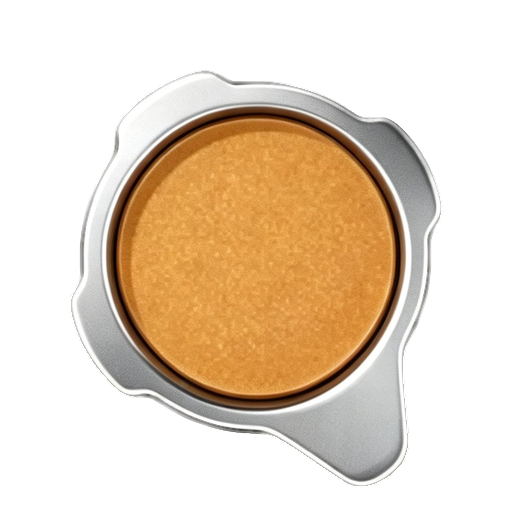
#> input picture Resources/knob_api215.png, 512 x 512 px; its folder holds 4 pictures in this run
$ python clean_knob_edges.py
#> lines starting #> are read from the running program, lines starting #| are printed output that depends on the picture; after the words box and inside, x2 and y2 are one past the last pixel; in counts of white or black regions, pixels touching at a corner belong together
# -*- coding: utf-8 -*-
"""旋钮贴图边缘去毛刺：
1) alpha 收边 1px（MinFilter）+ 轻羽化 —— 去掉抠图残留的亮色镶边带；
2) 镶边/透明区 RGB 用不透明区颜色扩散回填 —— 缩放插值不再泛出背景色。
只动 alpha 边缘与透明区，内部像素原样保留。"""
from PIL import Image, ImageFilter
import numpy as np, glob, os, shutil

FILES = ["knob_api215", "knob_api_air", "knob_api_freq", "knob_api_gain",
         "knob_bandwidth", "knob_blue", "knob_blue_glass", "knob_manley", "knob_red"]
RES = os.path.join(os.path.dirname(__file__), "..", "Resources")
BAK = os.path.join(os.path.dirname(__file__), "backup_knobs")
os.makedirs(BAK, exist_ok=True)


def diffuse(rgb, known, iters=80):
    """把 known 区的 RGB 扩散到未知区（简单迭代平均）。"""
    f = rgb.astype(np.float64) * known[:, :, None]
    w = known.astype(np.float64)
    for _ in range(iters):
        fs = np.zeros_like(f); ws = np.zeros_like(w)
        for dy in (-1, 0, 1):
            for dx in (-1, 0, 1):
                fs += np.roll(np.roll(f, dy, 0), dx, 1)
                ws += np.roll(np.roll(w, dy, 0), dx, 1)
        ok = ws > 0
        ok3 = ok[:, :, None]
        new = np.where(ok3, fs / np.maximum(ws, 1e-9)[:, :, None], f)
        f = np.where(known[:, :, None], f, new)
        w = np.where(known, w, ok.astype(np.float64))   # 已扩散到的像素视为已知
    return f


for name in FILES:
    path = os.path.join(RES, name + ".png")
    bak = os.path.join(BAK, name + ".png")
    if not os.path.exists(bak):
        shutil.copy2(path, bak)

    im = Image.open(path).convert("RGBA")
#> im is the input picture: PIL image 512x512 RGBA; mean R, G, B, A 87.2, 69.8, 49.8, 109.6
    arr = np.array(im)
    a = arr[:, :, 3].copy()
    rgb = arr[:, :, :3]
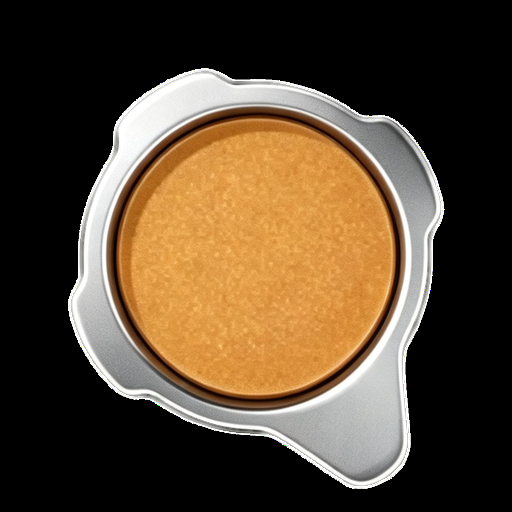
#> rgb: shape (512, 512, 3); mean R, G, B 87.2, 69.8, 49.8

    # 1) alpha 收边 + 羽化
    a_im = Image.fromarray(a, "L").filter(ImageFilter.MinFilter(3)) \
                .filter(ImageFilter.GaussianBlur(0.7))
    a2 = np.array(a_im)
    a2[a2 < 8] = 0
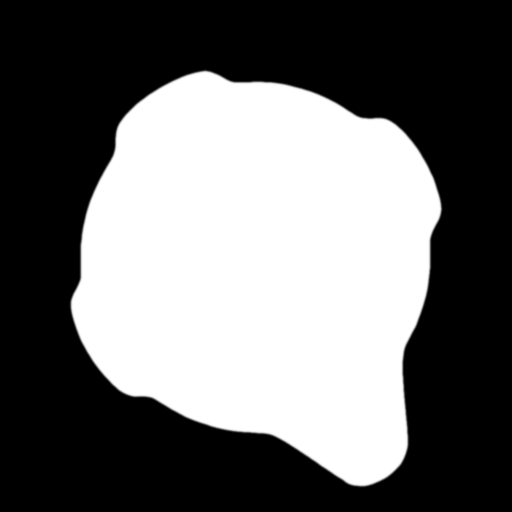
#> a2: shape (512, 512); min 0, max 255, mean 108.1

    # 2) 颜色扩散回填（known = 原始不透明区，回填整个非不透明区）
    known = a >= 250
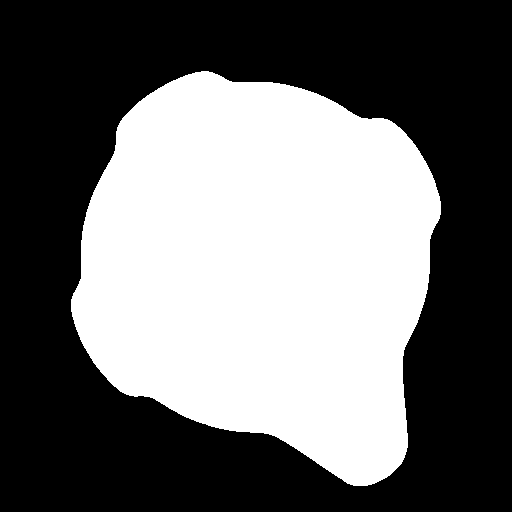
#> known: shape (512, 512) bool; 42.5% white; 1 white region, box (x1, y1, x2, y2) and area: (71, 71, 441, 486) 111385
    fill = diffuse(rgb, known)
#> the loop in diffuse, `for _ in range(iters):` made 80 passes
#> pass 1, in diffuse, `w = np.where(known, w, ok.astype(np.float64))`:
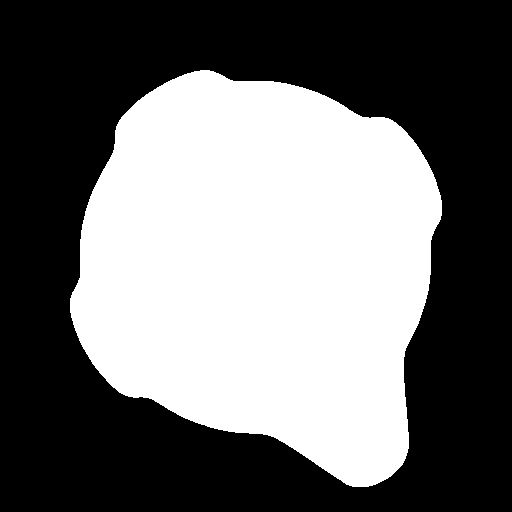
#> w: shape (512, 512) float64; values 0 (black) and 1 (white), 43.1% white; 1 white region, box (x1, y1, x2, y2) and area: (70, 70, 442, 487) 112973
#> after the loop in diffuse, `for _ in range(iters):`:
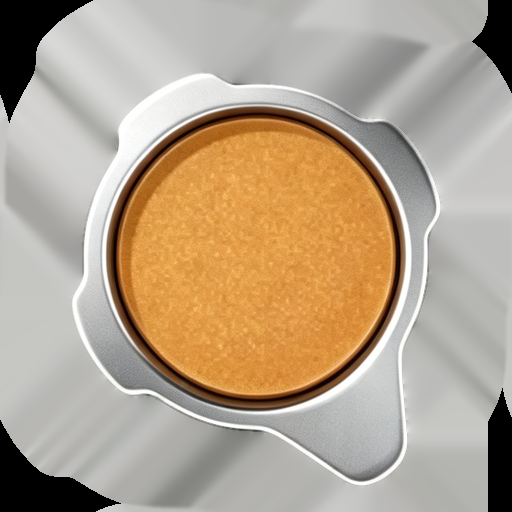
#> f: shape (512, 512, 3) float64; mean R, G, B 180.6, 163.1, 141.9
#> after the loop in diffuse, `for _ in range(iters):`:
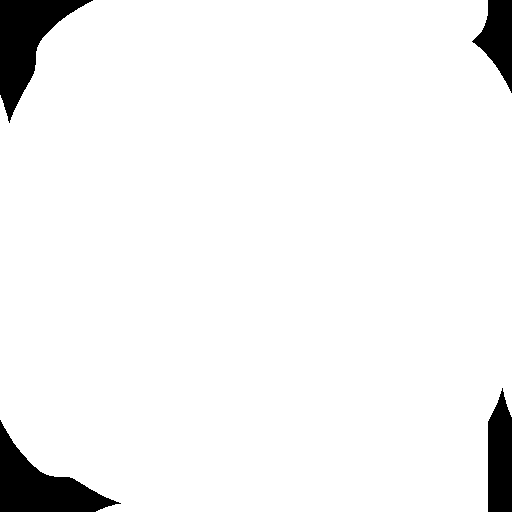
#> ok3: shape (512, 512, 1) bool; 94.8% white; 4 black regions, box (x1, y1, x2, y2) and area: (0, 0, 93, 123) 4648, (0, 420, 121, 512) 4527, (488, 388, 512, 512) 2544, (472, 0, 512, 93) 2016
    out = arr.copy()
    edge_band = ~known                       # 半透明 + 全透明统一回填
    out[:, :, :3] = np.where(edge_band[:, :, None],
                             np.clip(fill, 0, 255).astype(np.uint8), rgb)
    out[:, :, 3] = a2
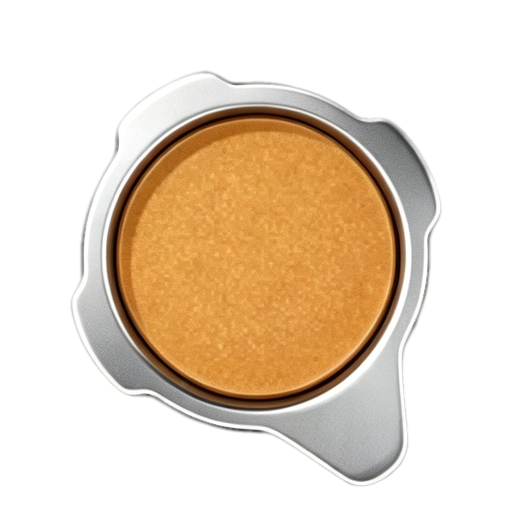
#> out: shape (512, 512, 4); mean R, G, B, A 180.3, 162.9, 141.7, 108.1; transparent parts drawn white

    Image.fromarray(out, "RGBA").save(path)
    print(name, "cleaned  alpha_px:", int((a2 > 0).sum()))
#| knob_api215 cleaned  alpha_px: 113259
#> (the run stopped early here; a loop or call above may not have finished)
